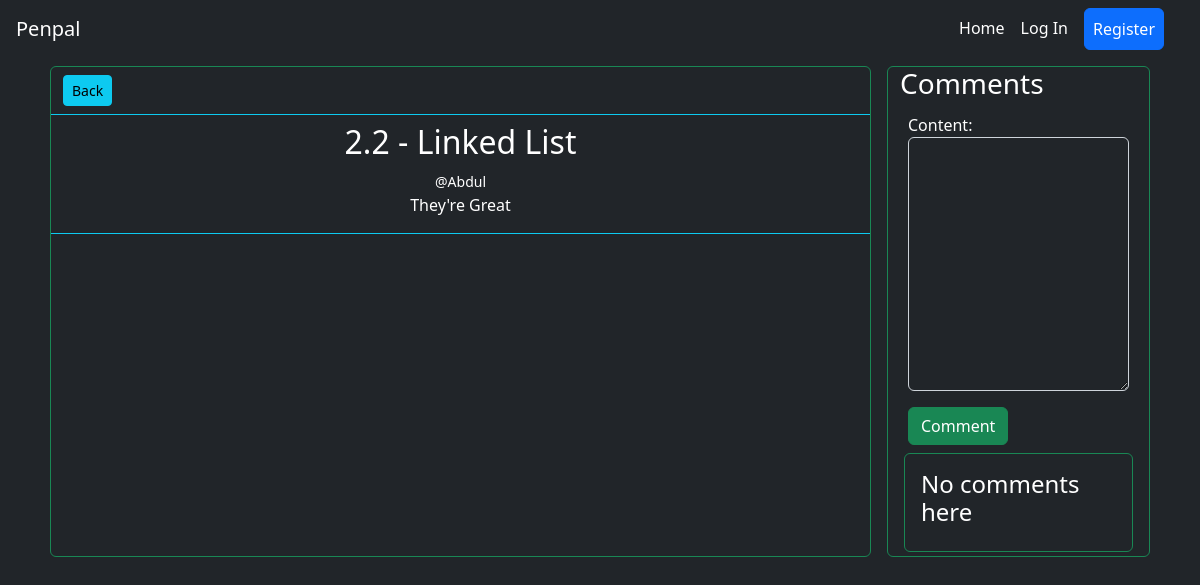
Before: /post/1 with the older database file.
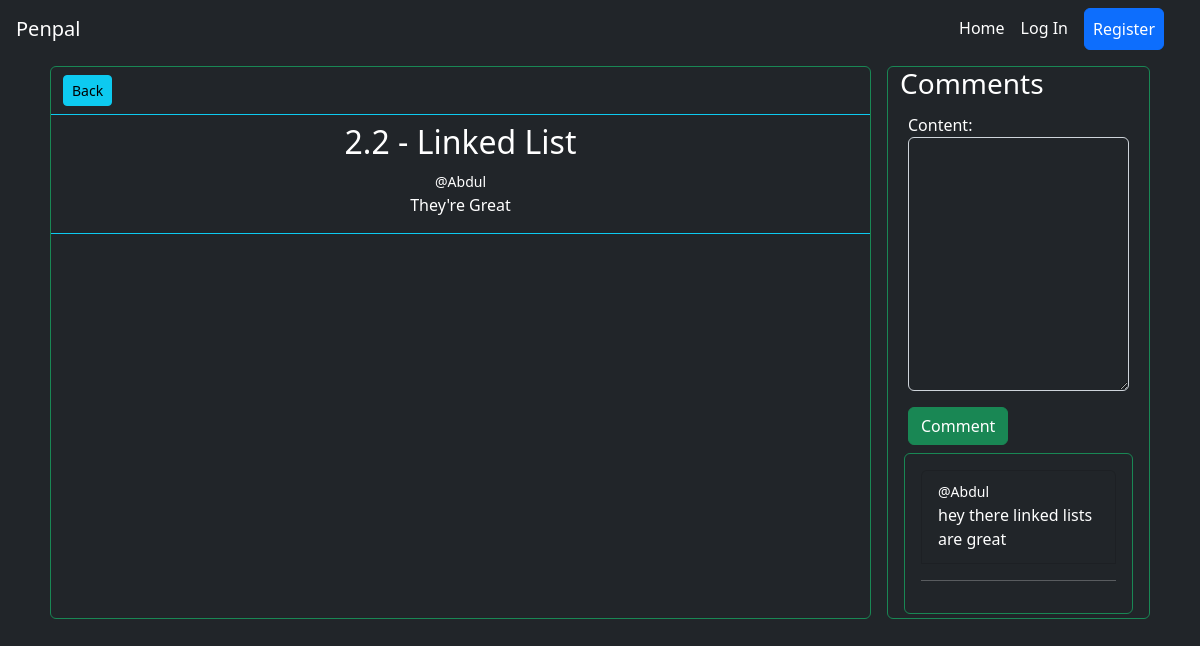
After: the same page with the newer database file.
### base/models.py (models this page shows, shortened)
class Comment(models.Model):
    creator = models.ForeignKey(Account,on_delete=models.CASCADE ,related_name='user_comments')
    content = models.TextField()
    post = models.ForeignKey(Post, on_delete=models.CASCADE, related_name='post_comments')
    created_at = models.DateTimeField(auto_now_add=True)
    pinned = models.BooleanField(default=False)
    likes = models.ManyToManyField(Account,related_name='liked_comments')
    dislikes = models.ManyToManyField(Account,related_name='disliked_comments')
    class Meta:
        ordering = ['pinned','-created_at']

### accounts/models.py (models this page shows, shortened)
class Account(AbstractBaseUser,PermissionsMixin):
    id = models.UUIDField(primary_key = True,default=uuid.uuid4,editable=False)
    Genders=[
        ("Male","Male"),
        ("Female","Female")
    ]
    email = models.EmailField(verbose_name="email", max_length=60, unique=True)
    username = models.CharField(max_length=30, unique=False)
    gender = models.CharField(max_length=7,choices=Genders,default = "Male")
    phone_num = PhoneNumberField(blank=True)
    current_residence = CountryField(null =True , blank = True)
    nationality = CountryField(null =True , blank = True)
    date_joined = models.DateTimeField(verbose_name="date joined", auto_now_add=True)
    last_login = models.DateTimeField(verbose_name="last login", auto_now=True)
    is_active = models.BooleanField(default=True)
    is_admin = models.BooleanField(default=False)
    is_staff = models.BooleanField(default=False)
    is_superuser = models.BooleanField(default=False)
    profile_image = models.URLField(default="https://www.freeiconspng.com/thumbs/account-icon/account-icon-33.png")
    USERNAME_FIELD = "email"
    REQUIRED_FIELDS = [
        'username',
    ]
    objects = MyAccountManager()
    class Meta:
        unique_together = ('username','email')
    def __str__(self):
        return f"@{self.username}"

### base/views.py (the view)
# urls.py: path('post/<int:postid>',view_post,name='view_post'),
def view_post(request,postid):
    post = get_object_or_404(Post, pk=postid)
    comments = post.post_comments.all()
    comment_form = CommentCreationForm()
    return render(request, 'base/view_post.html', {'post': post , 'comments': comments,'comment_form': comment_form})

### base/forms.py
class CommentCreationForm(forms.ModelForm):
    class Meta:
        model = Comment
        fields = ('content',)
        widgets = {
            'content': forms.Textarea(attrs={'class':'form-control bg-dark text-white'}),
        }

### base/templates/base/view_post.html (shortened to what this page needs)
{% extends "layout.html" %}
{% block body %}
<div class="container" style="display: grid; grid-template-columns: 3fr 1fr;">
    <div class="border rounded border-success m-2">
        <div class="container mt-2 mb-2 border-bottom border-info pb-2">
            <a href="javascript:history.back()" class="btn btn-info btn-sm">Back</a>
        </div>
        <div class="border-bottom border-info">
            <div class="text-center">
                <h2>{{post.title}}</h2>
                <small>{{post.creator}}</small>
            </div>
            <p class="text-center">{{post.content}}</p>
        </div>
    </div>
    <div class="border rounded border-success m-2">
        <div class="container">
            <h3>Comments</h3>
            {% include "base/create_comment.html" %}
        </div>
        <div class="container">
            <div class="border rounded border-success list-group p-3 m-1">
                {% include 'base/comments.html' %}
            </div>
        </div>
    </div>
</div>
{% endblock %}

### base/templates/base/comments.html (shortened to what this page needs)
{% for comment in comments %}
<div class="list-group-item list-group-item-action flex-column align-items-start bg-dark text-white">
    <small>{{comment.creator}}</small>
    <p class="mb-1">{{comment.content | truncatechars:100}}</p>
</div>
<hr>
{% empty %}
<h4>No comments here</h4>
{% endfor %}

Changed rows visible on the page:
added Comment: creator "@Abdul", content "hey there linked lists are great"
Other visible differences:
text no longer shown: "No comments here"
